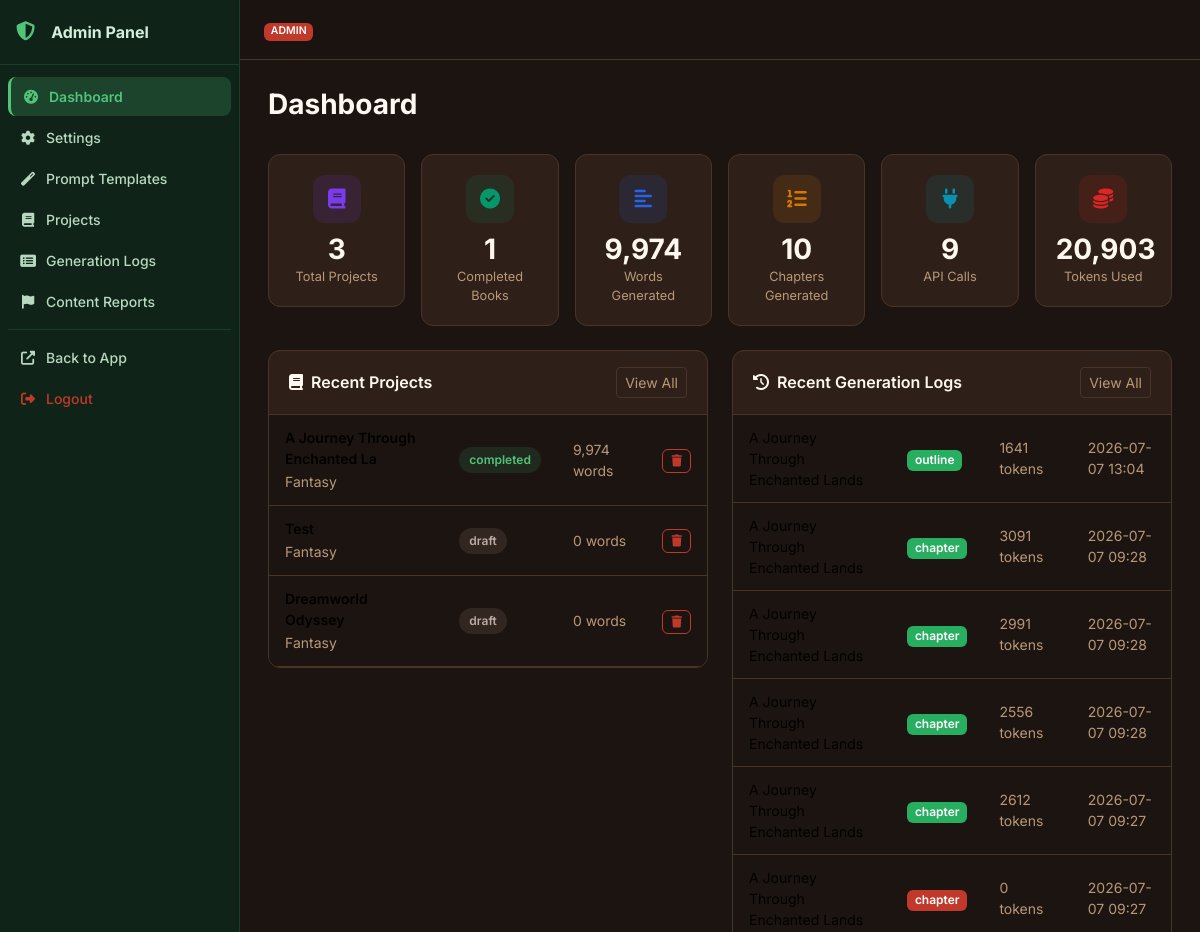
Before: /julisunkan/dashboard (signed in, upper part) with the older database file.
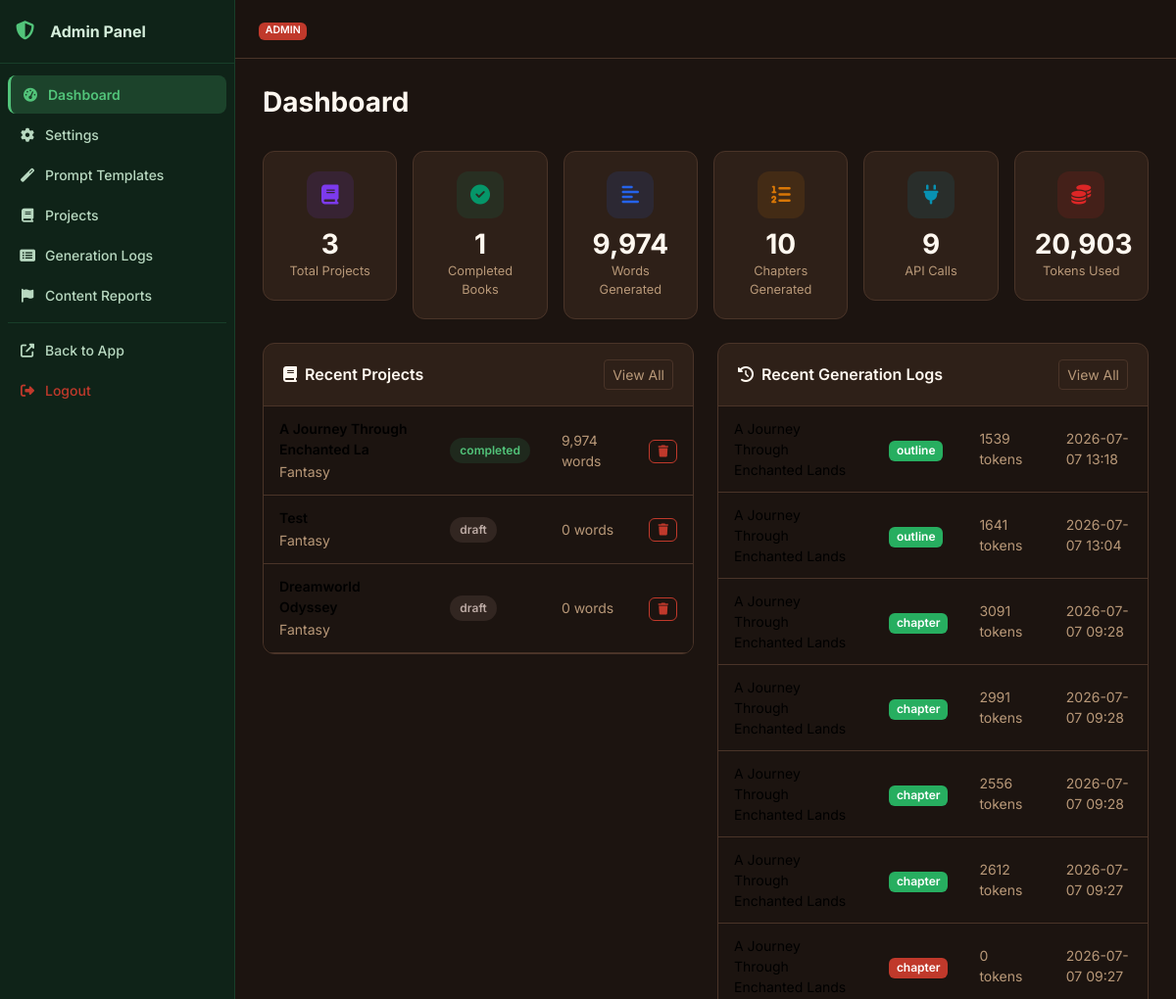
After: the same page with the newer database file.
### tables this page shows
CREATE TABLE projects (
    id INTEGER PRIMARY KEY AUTOINCREMENT,
    title TEXT NOT NULL,
    subtitle TEXT DEFAULT '',
    genre TEXT DEFAULT 'Fantasy',
    audience TEXT DEFAULT 'Adult',
    description TEXT DEFAULT '',
    language TEXT DEFAULT 'English',
    story_type TEXT DEFAULT 'Novel',
    writing_style TEXT DEFAULT 'Descriptive',
    point_of_view TEXT DEFAULT 'Third Person Limited',
    tense TEXT DEFAULT 'Past',
    tone TEXT DEFAULT 'Adventurous',
    num_chapters INTEGER DEFAULT 10,
    words_per_chapter INTEGER DEFAULT 2000,
    creativity_level TEXT DEFAULT 'balanced',
    temperature REAL DEFAULT 0.7,
    top_p REAL DEFAULT 0.9,
    max_tokens INTEGER DEFAULT 4096,
    status TEXT DEFAULT 'draft',
    current_chapter INTEGER DEFAULT 0,
    total_words INTEGER DEFAULT 0,
    cover_prompt TEXT DEFAULT '',
    include_images INTEGER DEFAULT 0,
    images_per_chapter INTEGER DEFAULT 1,
    image_style TEXT DEFAULT 'Realistic',
    created_at TIMESTAMP DEFAULT CURRENT_TIMESTAMP,
    updated_at TIMESTAMP DEFAULT CURRENT_TIMESTAMP
);

CREATE TABLE generation_logs (
    id INTEGER PRIMARY KEY AUTOINCREMENT,
    project_id INTEGER,
    chapter_id INTEGER,
    log_type TEXT DEFAULT 'chapter',
    prompt TEXT DEFAULT '',
    response TEXT DEFAULT '',
    tokens_used INTEGER DEFAULT 0,
    generation_time REAL DEFAULT 0,
    status TEXT DEFAULT 'success',
    error_message TEXT DEFAULT '',
    created_at TIMESTAMP DEFAULT CURRENT_TIMESTAMP,
    FOREIGN KEY (project_id) REFERENCES projects(id) ON DELETE CASCADE
);

### routes/admin.py (the view)
@bp.route('/dashboard')
@admin_required
def dashboard():
    db = get_db()
    stats = {
        'total_projects': db.execute('SELECT COUNT(*) FROM projects').fetchone()[0],
        'completed': db.execute("SELECT COUNT(*) FROM projects WHERE status='completed'").fetchone()[0],
        'total_words': db.execute('SELECT COALESCE(SUM(total_words),0) FROM projects').fetchone()[0],
        'total_chapters': db.execute("SELECT COUNT(*) FROM chapters WHERE status='generated'").fetchone()[0],
        'total_api_calls': db.execute('SELECT COALESCE(SUM(api_requests),0) FROM statistics').fetchone()[0],
        'total_tokens': db.execute('SELECT COALESCE(SUM(tokens_used),0) FROM statistics').fetchone()[0],
        'total_books': db.execute('SELECT COALESCE(SUM(books_generated),0) FROM statistics').fetchone()[0],
        'total_log_errors': db.execute("SELECT COUNT(*) FROM generation_logs WHERE status='error'").fetchone()[0],
    }
    recent_projects = db.execute(
        'SELECT * FROM projects ORDER BY updated_at DESC LIMIT 10'
    ).fetchall()
    recent_logs = db.execute(
        '''SELECT gl.*, p.title as project_title FROM generation_logs gl
           LEFT JOIN projects p ON gl.project_id = p.id
           ORDER BY gl.id DESC LIMIT 20'''
    ).fetchall()
    daily_stats = db.execute(
        'SELECT * FROM statistics ORDER BY date DESC LIMIT 30'
    ).fetchall()
    return render_template('admin/dashboard.html', stats=stats,
                           recent_projects=recent_projects,
                           recent_logs=recent_logs, daily_stats=daily_stats)

### database/__init__.py (called while the page is built)
def get_db():
    if 'db' not in g:
        db_path = current_app.config['DATABASE']
        os.makedirs(os.path.dirname(db_path), exist_ok=True)
        g.db = sqlite3.connect(db_path)
        g.db.row_factory = sqlite3.Row
        g.db.execute('PRAGMA foreign_keys = ON')
        g.db.execute('PRAGMA journal_mode = WAL')
    return g.db

### utils/helpers.py (called while the page is built)
def admin_required(f):
    @wraps(f)
    def decorated(*args, **kwargs):
        if not session.get('admin_logged_in'):
            return redirect(url_for('admin.login'))
        return f(*args, **kwargs)
    return decorated

def get_setting(db, key, default=''):
    row = db.execute('SELECT value FROM settings WHERE key = ?', (key,)).fetchone()
    return row['value'] if row else default

### templates/admin/dashboard.html (shortened to what this page needs)
{% extends "admin/base.html" %}
{% block admin_content %}
<div class="page-header">
  <h1 class="page-title">Dashboard</h1>
</div>
<div class="row g-3 mb-4">
  {% set admin_stats = [
    ('total_projects', 'Total Projects', 'fas fa-book', '#7c3aed'),
    ('completed', 'Completed Books', 'fas fa-check-circle', '#059669'),
    ('total_words', 'Words Generated', 'fas fa-align-left', '#2563eb'),
    ('total_chapters', 'Chapters Generated', 'fas fa-list-ol', '#d97706'),
    ('total_api_calls', 'API Calls', 'fas fa-plug', '#0891b2'),
    ('total_tokens', 'Tokens Used', 'fas fa-coins', '#dc2626'),
  ] %}
  {% for key, label, icon, color in admin_stats %}
  <div class="col-6 col-md-4 col-xl-2">
    <div class="stat-card">
      <div class="stat-icon" style="background:{{ color }}20;color:{{ color }}">
        <i class="{{ icon }}"></i>
      </div>
      <div class="stat-value">{{ '{:,}'.format(stats[key]) }}</div>
      <div class="stat-label">{{ label }}</div>
    </div>
  </div>
  {% endfor %}
</div>
<div class="row g-4">
  <div class="col-lg-6">
    <div class="card data-card">
      <div class="card-header d-flex justify-content-between">
        <span><i class="fas fa-book me-2"></i>Recent Projects</span>
        <a href="{{ url_for('admin.projects') }}" class="btn btn-sm btn-outline-secondary">View All</a>
      </div>
      <div class="card-body p-0">
        <table class="table table-sm table-hover mb-0">
          <tbody>
            {% for p in recent_projects %}
            <tr>
              <td>
                <div class="fw-600 small">{{ p.title[:30] }}</div>
                <small class="text-muted">{{ p.genre }}</small>
              </td>
              <td><span class="status-pill status-{{ p.status }} small">{{ p.status }}</span></td>
              <td class="text-muted small">{{ '{:,}'.format(p.total_words) }} words</td>
              <td>
                <form method="POST" action="{{ url_for('admin.delete_project', project_id=p.id) }}" style="display:inline">
                  <button class="btn btn-xs btn-outline-danger" onclick="return confirm('Delete project?')">
                    <i class="fas fa-trash"></i>
                  </button>
                </form>
              </td>
            </tr>
            {% endfor %}
          </tbody>
        </table>
      </div>
    </div>
  </div>
  <div class="col-lg-6">
    <div class="card data-card">
      <div class="card-header d-flex justify-content-between">
        <span><i class="fas fa-history me-2"></i>Recent Generation Logs</span>
        <a href="{{ url_for('admin.logs') }}" class="btn btn-sm btn-outline-secondary">View All</a>
      </div>
      <div class="card-body p-0">
        <table class="table table-sm table-hover mb-0">
          <tbody>
            {% for log in recent_logs %}
            <tr>
              <td class="small">{{ log.project_title or '—' }}</td>
              <td><span class="badge bg-{{ 'success' if log.status == 'success' else 'danger' }}">{{ log.log_type }}</span></td>
              <td class="text-muted small">{{ log.tokens_used }} tokens</td>
              <td class="text-muted small">{{ log.created_at[:16] if log.created_at else '—' }}</td>
            </tr>
            {% endfor %}
          </tbody>
        </table>
      </div>
    </div>
  </div>
</div>
{% endblock %}

Changed rows visible on the page:
added generation_logs: title "A Journey Through Enchanted Lands", log_type "outline", tokens_used "1539", created_at "2026-07-07 13:18"
